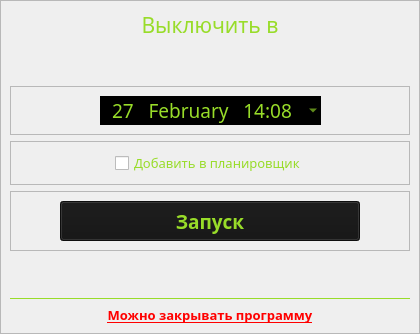
            <widget class="QWidget" name="page_date">
             <layout class="QVBoxLayout" name="verticalLayout_8">
              <property name="spacing">
               <number>0</number>
              </property>
              <property name="leftMargin">
               <number>0</number>
              </property>
              <property name="topMargin">
               <number>0</number>
              </property>
              <property name="rightMargin">
               <number>0</number>
              </property>
              <property name="bottomMargin">
               <number>0</number>
              </property>
              <item>
               <widget class="QFrame" name="frame_content_date">
                <property name="frameShape">
                 <enum>QFrame::StyledPanel</enum>
                </property>
                <property name="frameShadow">
                 <enum>QFrame::Raised</enum>
                </property>
                <layout class="QVBoxLayout" name="verticalLayout_10">
                 <item>
                  <widget class="QLabel" name="label_5">
                   <property name="maximumSize">
                    <size>
                     <width>16777215</width>
                     <height>40</height>
                    </size>
                   </property>
                   <property name="font">
                    <font>
                     <family>a_LCDNova</family>
                     <pointsize>16</pointsize>
                     <weight>50</weight>
                     <bold>false</bold>
                    </font>
                   </property>
                   <property name="styleSheet">
                    <string notr="true">color: rgb(152, 220, 41);</string>
                   </property>
                   <property name="text">
                    <string>Выключить в</string>
                   </property>
                   <property name="alignment">
                    <set>Qt::AlignCenter</set>
                   </property>
                  </widget>
                 </item>
                 <item>
                  <spacer name="verticalSpacer_6">
                   <property name="orientation">
                    <enum>Qt::Vertical</enum>
                   </property>
                   <property name="sizeHint" stdset="0">
                    <size>
                     <width>20</width>
                     <height>40</height>
                    </size>
                   </property>
                  </spacer>
                 </item>
                 <item>
                  <widget class="QFrame" name="frame_9">
                   <property name="frameShape">
                    <enum>QFrame::StyledPanel</enum>
                   </property>
                   <property name="frameShadow">
                    <enum>QFrame::Raised</enum>
                   </property>
                   <layout class="QHBoxLayout" name="horizontalLayout_9">
                    <item>
                     <spacer name="horizontalSpacer_19">
                      <property name="orientation">
                       <enum>Qt::Horizontal</enum>
                      </property>
                      <property name="sizeHint" stdset="0">
                       <size>
                        <width>40</width>
                        <height>20</height>
                       </size>
                      </property>
                     </spacer>
                    </item>
                    <item>
                     <widget class="QDateTimeEdit" name="dateTimeEdit">
                      <property name="minimumSize">
                       <size>
                        <width>0</width>
                        <height>0</height>
                       </size>
                      </property>
                      <property name="font">
                       <font>
                        <family>a_LCDNova</family>
                        <pointsize>14</pointsize>
                       </font>
                      </property>
                      <property name="cursor">
                       <cursorShape>ArrowCursor</cursorShape>
                      </property>
                      <property name="styleSheet">
                       <string notr="true">background-color: rgb(0, 0, 0);
color: rgb(152, 220, 41);
border-style: none;</string>
                      </property>
                      <property name="frame">
                       <bool>false</bool>
                      </property>
                      <property name="alignment">
                       <set>Qt::AlignCenter</set>
                      </property>
                      <property name="dateTime">
                       <datetime>
                        <hour>14</hour>
                        <minute>8</minute>
                        <second>7</second>
                        <year>2021</year>
                        <month>2</month>
                        <day>27</day>
                       </datetime>
                      </property>
                      <property name="currentSection">
                       <enum>QDateTimeEdit::DaySection</enum>
                      </property>
                      <property name="displayFormat">
                       <string>dd   MMMM   HH:mm</string>
                      </property>
                      <property name="calendarPopup">
                       <bool>true</bool>
                      </property>
                     </widget>
                    </item>
                    <item>
                     <spacer name="horizontalSpacer_20">
                      <property name="orientation">
                       <enum>Qt::Horizontal</enum>
                      </property>
                      <property name="sizeHint" stdset="0">
                       <size>
                        <width>40</width>
                        <height>20</height>
                       </size>
                      </property>
                     </spacer>
                    </item>
                   </layout>
                  </widget>
                 </item>
                 <item>
                  <widget class="QFrame" name="frame_8">
                   <property name="frameShape">
                    <enum>QFrame::StyledPanel</enum>
                   </property>
                   <property name="frameShadow">
                    <enum>QFrame::Raised</enum>
                   </property>
                   <layout class="QHBoxLayout" name="horizontalLayout_8">
                    <item>
                     <spacer name="horizontalSpacer_17">
                      <property name="orientation">
                       <enum>Qt::Horizontal</enum>
                      </property>
                      <property name="sizeHint" stdset="0">
                       <size>
                        <width>40</width>
                        <height>20</height>
                       </size>
                      </property>
                     </spacer>
                    </item>
                    <item>
                     <widget class="QCheckBox" name="checkBox_2">
                      <property name="font">
                       <font>
                        <family>a_LCDNova</family>
                        <pointsize>10</pointsize>
                       </font>
                      </property>
                      <property name="cursor">
                       <cursorShape>PointingHandCursor</cursorShape>
                      </property>
                      <property name="layoutDirection">
                       <enum>Qt::LeftToRight</enum>
                      </property>
                      <property name="styleSheet">
                       <string notr="true">color: rgb(152, 220, 41);</string>
                      </property>
                      <property name="text">
                       <string>Добавить в планировщик</string>
                      </property>
                     </widget>
                    </item>
                    <item>
                     <spacer name="horizontalSpacer_18">
                      <property name="orientation">
                       <enum>Qt::Horizontal</enum>
                      </property>
                      <property name="sizeHint" stdset="0">
                       <size>
                        <width>40</width>
                        <height>20</height>
                       </size>
                      </property>
                     </spacer>
                    </item>
                   </layout>
                  </widget>
                 </item>
                 <item>
                  <widget class="QFrame" name="frame_10">
                   <property name="frameShape">
                    <enum>QFrame::StyledPanel</enum>
                   </property>
                   <property name="frameShadow">
                    <enum>QFrame::Raised</enum>
                   </property>
                   <layout class="QHBoxLayout" name="horizontalLayout_10">
                    <item>
                     <spacer name="horizontalSpacer_21">
                      <property name="orientation">
                       <enum>Qt::Horizontal</enum>
                      </property>
                      <property name="sizeHint" stdset="0">
                       <size>
                        <width>40</width>
                        <height>20</height>
                       </size>
                      </property>
                     </spacer>
                    </item>
                    <item>
                     <widget class="QPushButton" name="pushButton_6">
                      <property name="minimumSize">
                       <size>
                        <width>300</width>
                        <height>40</height>
                       </size>
                      </property>
                      <property name="font">
                       <font>
                        <family>a_LCDNova</family>
                        <pointsize>14</pointsize>
                        <weight>75</weight>
                        <bold>true</bold>
                       </font>
                      </property>
                      <property name="cursor">
                       <cursorShape>PointingHandCursor</cursorShape>
                      </property>
                      <property name="layoutDirection">
                       <enum>Qt::RightToLeft</enum>
                      </property>
                      <property name="autoFillBackground">
                       <bool>false</bool>
                      </property>
                      <property name="styleSheet">
                       <string notr="true">QPushButton {
	background-color: rgb(20, 20, 20);
	color: rgb(152, 220, 41);
}
QPushButton:hover {
	background-color: rgba(50, 50, 50, 150);
}</string>
                      </property>
                      <property name="text">
                       <string>Запуск</string>
                      </property>
                      <property name="icon">
                       <iconset>
                        <normaloff>:/btn/play.png</normaloff>:/btn/play.png</iconset>
                      </property>
                      <property name="iconSize">
                       <size>
                        <width>29</width>
                        <height>29</height>
                       </size>
                      </property>
                     </widget>
                    </item>
                    <item>
                     <spacer name="horizontalSpacer_22">
                      <property name="orientation">
                       <enum>Qt::Horizontal</enum>
                      </property>
                      <property name="sizeHint" stdset="0">
                       <size>
                        <width>40</width>
                        <height>20</height>
                       </size>
                      </property>
                     </spacer>
                    </item>
                   </layout>
                  </widget>
                 </item>
                 <item>
                  <spacer name="verticalSpacer_5">
                   <property name="orientation">
                    <enum>Qt::Vertical</enum>
                   </property>
                   <property name="sizeHint" stdset="0">
                    <size>
                     <width>20</width>
                     <height>40</height>
                    </size>
                   </property>
                  </spacer>
                 </item>
                 <item>
                  <widget class="Line" name="line_8">
                   <property name="styleSheet">
                    <string notr="true">color: rgb(152, 220, 41);</string>
                   </property>
                   <property name="frameShadow">
                    <enum>QFrame::Plain</enum>
                   </property>
                   <property name="lineWidth">
                    <number>1</number>
                   </property>
                   <property name="orientation">
                    <enum>Qt::Horizontal</enum>
                   </property>
                  </widget>
                 </item>
                 <item>
                  <widget class="QLabel" name="label_8">
                   <property name="font">
                    <font>
                     <family>a_LCDNova</family>
                     <pointsize>10</pointsize>
                     <weight>75</weight>
                     <bold>true</bold>
                     <underline>true</underline>
                    </font>
                   </property>
                   <property name="styleSheet">
                    <string notr="true">color: rgb(255, 0, 0);</string>
                   </property>
                   <property name="text">
                    <string>Можно закрывать программу</string>
                   </property>
                   <property name="alignment">
                    <set>Qt::AlignCenter</set>
                   </property>
                  </widget>
                 </item>
                </layout>
               </widget>
              </item>
             </layout>
            </widget>
